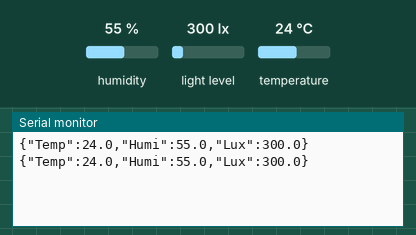
A sketch run on a simulated Arduino Uno, built with avr-gcc and run on an emulated ATmega328P. Shown: the last lines printed to the serial monitor. Inputs (shaded band) come from the test bench; at power-on: humidity 55 %, light level 300 lx, temperature 24 °C.

Above: at 1.8 s.
1.9 s: humidity set to 22 %
At 3.3 s:
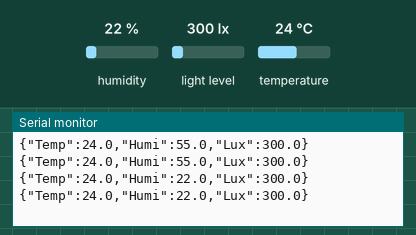
3.4 s: light level set to 40 lx
At 4.7 s:
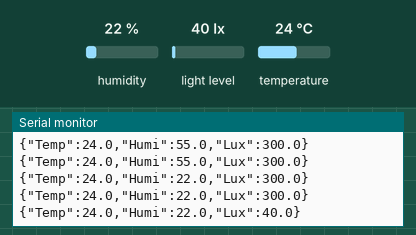
4.9 s: temperature set to 12 °C
At 5.8 s:
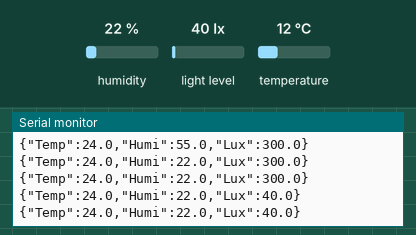
6.4 s: light level set to 500 lx
At 7.7 s:
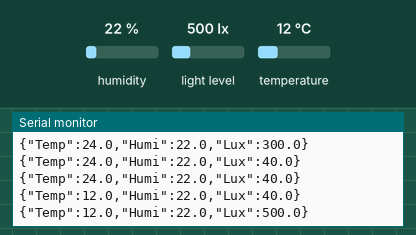
7.9 s: humidity set to 40 %
At 9.6 s:
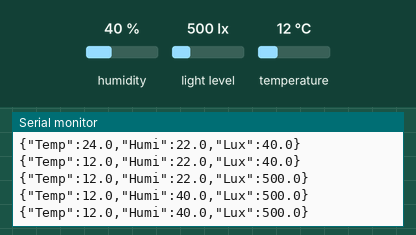
Timing chart, 0 to 10.4 s (numbered marks = the images above; inputs shaded):
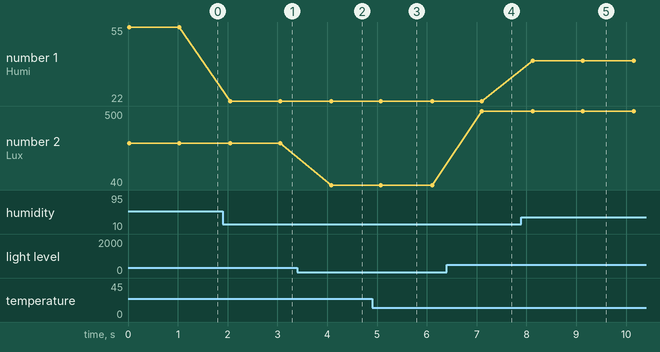

The sketch:

Arduino_DHT11_BH1750.ino
```cpp
#include <Wire.h>
#include <BH1750.h>
#include "DHT.h"
#define DHTPIN 4
#define DHTTYPE DHT11

DHT dht(DHTPIN, DHTTYPE);
BH1750 lightMeter;

void setup() {
   Serial.begin(9600);
   Wire.begin();
   lightMeter.begin();
   dht.begin();
}

void loop() {
   float lux = lightMeter.readLightLevel();
   float t = dht.readTemperature();
   float h = dht.readHumidity();
   if (isnan(t) || isnan(h)) {
      Serial.println(F("Failed to read from DHT sensor!"));
      return;
   }
   String payload = "{\"Temp\":" + String(t, 1)
                  + ",\"Humi\":" + String(h, 1)
                  + ",\"Lux\":" + String(lux, 1) + "}";
   Serial.println(payload);
   delay(1000);
}
```

Measured:
- after the input at 1.9 s, the serial monitor: prints a new line after 0.15 s (image 1)
- after the input at 3.4 s, the serial monitor: prints a new line after 0.68 s (image 2)
- after the input at 6.4 s, the serial monitor: prints a new line after 0.71 s (image 4)
- after the input at 7.9 s, the serial monitor: prints a new line after 0.23 s (image 5)
- plotted number 1: 55 → 22 after the input at 1.9 s
- plotted number 2: 300 → 40 after the input at 3.4 s, 40 → 500 after the input at 6.4 s
